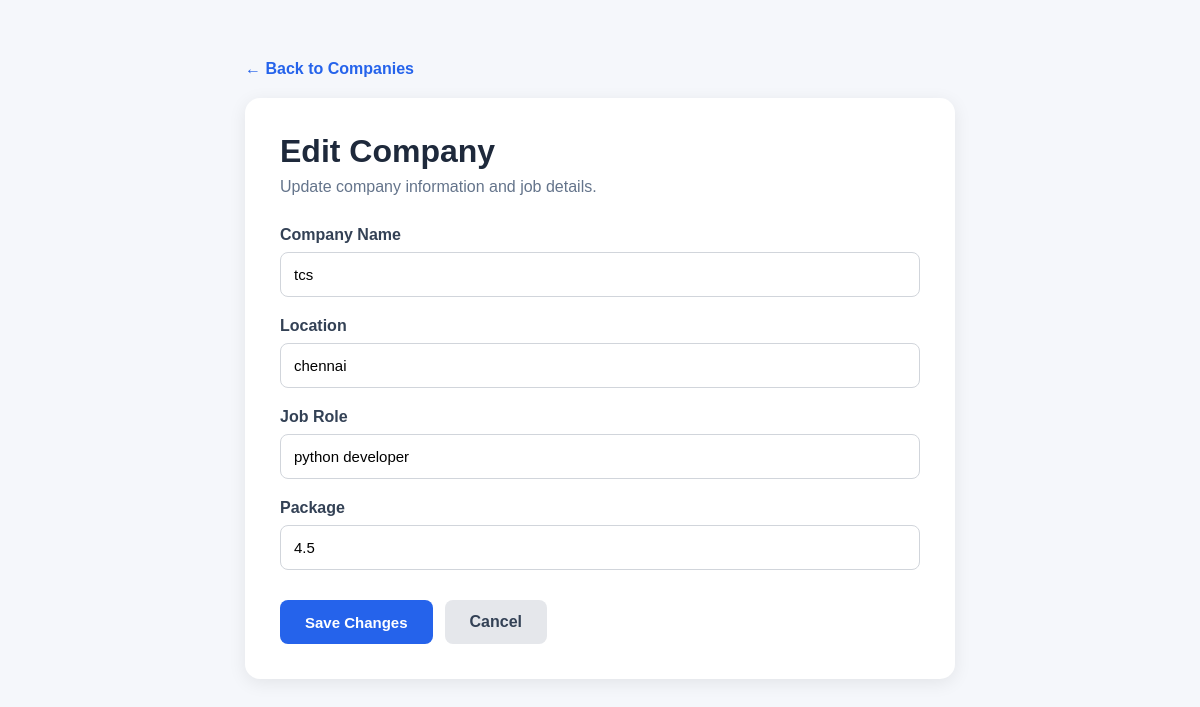
The app's page /companies/1/edit/ with its own data.
### core/models.py (models this page shows, shortened)
class Company(models.Model):
    name = models.CharField(max_length=100)
    location = models.CharField(max_length=100, default="")
    role = models.CharField(max_length=100)
    package = models.FloatField(default=0.0)

### core/views.py (the view, shortened to what this page needs)
def edit_company(request, id):
    company = get_object_or_404(
        Company,
        id=id
    )
    return render(
        request,
        "edit_company.html",
        {
            "company": company
        }
    )

### templates/edit_company.html (shortened to what this page needs)
<!DOCTYPE html>
<html lang="en">
<head>
</head>
<body>
<div class="container">
    <a href="{% url 'companies' %}" class="back">
        ← Back to Companies
    </a>
    <div class="form-card">
        <div class="header">
            <h1>Edit Company</h1>
            <p>Update company information and job details.</p>
        </div>
        <form method="POST">
            <div class="form-group">
                <label>Company Name</label>
                <input
                    type="text"
                    name="name"
                    value="{{ company.name }}"
                    required>
            </div>
            <div class="form-group">
                <label>Location</label>
                <input
                    type="text"
                    name="location"
                    value="{{ company.location }}">
            </div>
            <div class="form-group">
                <label>Job Role</label>
                <input
                    type="text"
                    name="role"
                    value="{{ company.role }}">
            </div>
            <div class="form-group">
                <label>Package</label>
                <input
                    type="text"
                    name="package"
                    value="{{ company.package }}">
            </div>
            <div class="buttons">
                <button type="submit" class="save-btn">
                    Save Changes
                </button>
                <a
                    href="{% url 'companies' %}"
                    class="cancel-btn">
                    Cancel
                </a>
            </div>
        </form>
    </div>
</div>
</body>
</html>

### templates/edit_company.html (style rules this page uses)
* { margin: 0; padding: 0; box-sizing: border-box; font-family: Arial, sans-serif; }
body { background: #f5f7fb; color: #1e293b; }
.container { max-width: 750px; margin: 40px auto; padding: 20px; }
.back { display: inline-block; margin-bottom: 20px; color: #2563eb; text-decoration: none; font-weight: bold; }
.form-card { background: white; padding: 35px; border-radius: 15px; box-shadow: 0 4px 18px rgba(0, 0, 0, 0.08); }
.header { margin-bottom: 30px; }
.header h1 { margin-bottom: 8px; }
.header p { color: #64748b; }
.form-group { margin-bottom: 20px; }
label { display: block; margin-bottom: 8px; font-weight: bold; color: #334155; }
input { width: 100%; padding: 13px; border: 1px solid #d1d5db; border-radius: 8px; font-size: 15px; }
.buttons { display: flex; gap: 12px; margin-top: 30px; }
.save-btn { border: none; background: #2563eb; color: white; padding: 13px 25px; border-radius: 8px; cursor: pointer; font-size: 15px; font-weight: bold; }
.cancel-btn { background: #e5e7eb; color: #334155; padding: 13px 25px; border-radius: 8px; text-decoration: none; font-weight: bold; }

### records on screen
Company: name "tcs", location "chennai", role "python developer", package "4.5"
